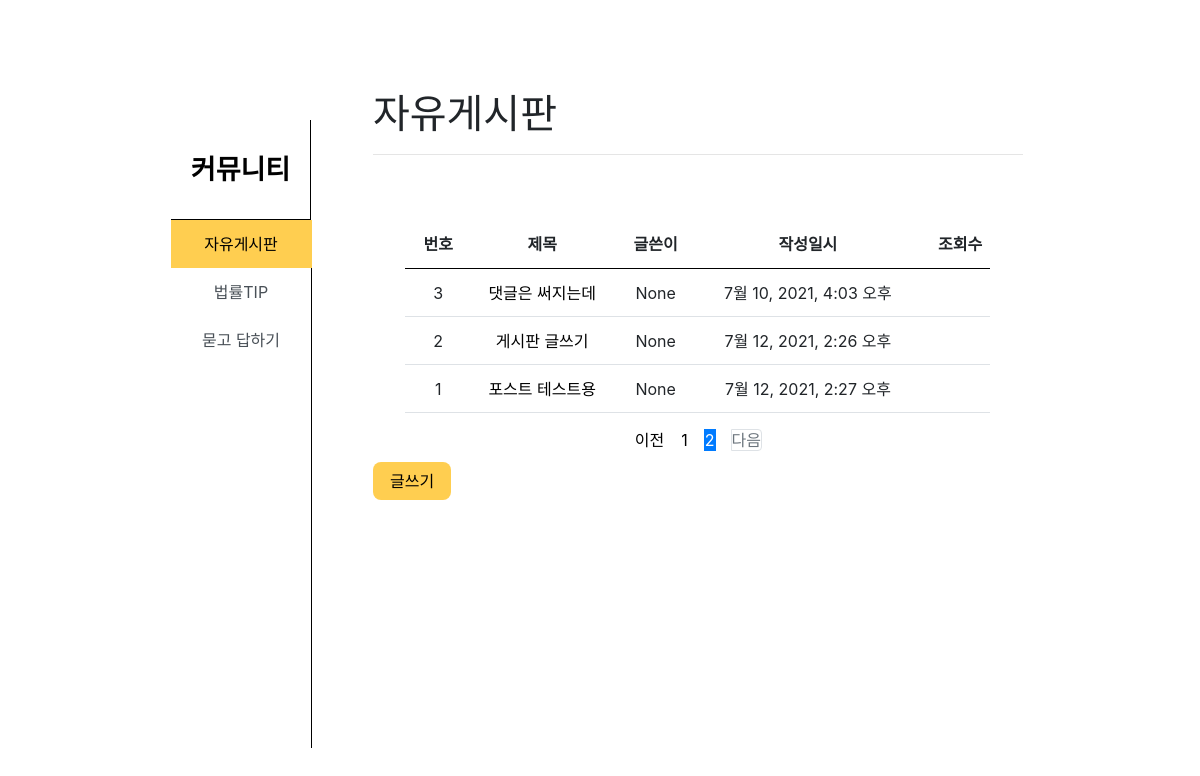
The app's page /free/?page=2, older data.
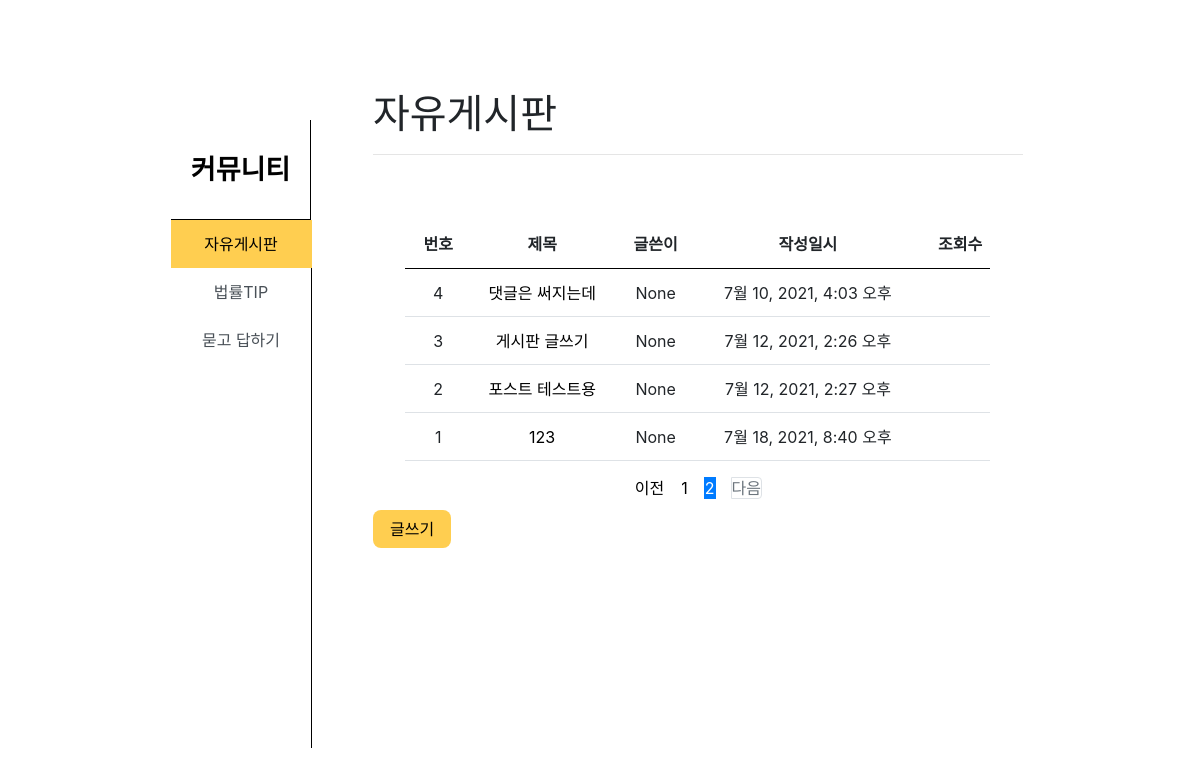
The same page, newer data.
### free/models.py (models this page shows, shortened)
class Free(models.Model):
    writer = models.ForeignKey(settings.AUTH_USER_MODEL, on_delete=models.CASCADE, verbose_name='작성자', null=True)
    title = models.CharField(max_length=128,verbose_name='제목')
    content = models.TextField(verbose_name='내용')
    create_date = models.DateTimeField(null=True, blank=True, verbose_name='등록시간')
    modify_date = models.DateTimeField(null=True, blank=True, verbose_name='글수정일시')
    hits = models.PositiveIntegerField(verbose_name='조회수', default=0)
    class Meta:
        db_table = '자유게시판'
        verbose_name = '자유게시판'
        verbose_name_plural = '자유게시판'

### free/views.py (the view)
# urls.py: path('', views.index, name='index'),
def index(request):
    free_list = Free.objects.all().order_by('create_date') # 최근생성시간 순으로
    page = request.GET.get('page', '1')  # 페이지
    paginator = Paginator(free_list, 10) # 페이지당 10개씩 보여주기
    page_obj = paginator.get_page(page)
    context = {'free_list': page_obj}
    return render(request, 'free/free_list.html', context)

### free/templatetags/free_filter.py (called while the page is built)
@register.filter
def sub(value, arg):
    return value - arg

### templates/free/free_list.html (shortened to what this page needs)
{% extends 'free/base.html' %}
{% load free_filter %}
{% block content %}
        <div class="tab-pane fade show active" id="list-home" role="tabpanel"
             aria-labelledby="list-home-list">
            <h1>자유게시판</h1>
            <hr>
            <table class="table3 table-hover text-center" style="margin-left: 5%; margin-top: 10%;">
                <thead>
                <tr>
                    <th>번호</th>
                    <th style="width=:30%">제목</th>
                    <th>글쓴이</th>
                    <th>작성일시</th>
                    <th>조회수</th>
                </tr>
                </thead>
                <tbody>
                {% if free_list %}
                {% for free in free_list %}
                <tr class="btn write1">
                    <td>
                        {{ free_list.paginator.count|sub:free_list.start_index|sub:forloop.counter0|add:1 }}
                    </td>
                    <td class="text=left">
                        <a href="{% url 'free:detail' free.id %}">{{ free.title }}</a>
                    </td>
                    <td>{{ free.writer }}</td>
                    <td>{{ free.create_date }}</td>
                </tr>
                {% endfor %}
                {% else %}
                <tr>
                    <td colspan="3">해당 게시글이 존재하지 않습니다.</td>
                </tr>
                {% endif %}
                </tbody>
            </table>
            <ul class="pagination justify-content-center">
                {% if free_list.has_previous %}
                <li class="page-item">
                    <a class="page-link" data-page="{{ free_list.previous_page_number }}" href="#">이전</a>
                </li>
                {% else %}
                <li class="page-item disabled">
                    <a class="page-link" tabindex="-1" aria-disabled="true" href="#">이전</a>
                </li>
                {% endif %}
                {% for page_number in free_list.paginator.page_range %}
                {% if page_number >= free_list.number|add:-5 and page_number <= free_list.number|add:5 %}
                {% if page_number == free_list.number %}
                <li class="page-item active" aria-current="page">
                    <a class="page-link"  href="?page = {{ page_number }}">{{ page_number }}</a>
                </li>
                {% else %}
                <li class="page-item">
                    <a class="page-link" href="?page={{ page_number }}">{{ page_number }}</a>
                </li>
                {% endif %}
                {% endif %}
                {% endfor %}
                {% if free_list.has_next %}
                <li class="page-item">
                    <a class="page-link" data-page="#" href="?page={{ free_list.next_page_number }}">다음</a>
                </li>
                {% else %}
                <li class="page-item disabled">
                    <a class="page-link" tabindex="-1" aria-disabled="true" href="#">다음</a>
                </li>
                {% endif %}
            </ul>
            <a href="{% url 'free:free_create' %}" class="btn btn-primary">글쓰기</a>
        </div>
{% endblock %}

### templates/free/base.html (shortened to what this page needs)
<!DOCTYPE html>
{% load static %}
<html lang="ko">
<head>
    <link rel="stylesheet" href="{% static 'css/free/Community.css' %}" type="text/css">
    <link rel="stylesheet" type="text/css"  href="https://st.kakaocdn.net/commerce_cs/css/20210422/h.css">
</head>
<body>
<div id="sub-wrap" class="sub">
    <div class="container" style="margin-left: 13%;">
        <div class="left col-md-2 " style="display: inline-block; height: 100px;">
            <div class="left-head">
                <h2>커뮤니티</h2>
            </div>
        </div>
        <div class="row">
            <div class="col-3">
                <div class="list-group text-center" id="list-tab" role="tablist">
                    <a class="list-group-item list-group-item-action active" id="list-home-list" data-toggle="list"
                       href="#list-home" role="tab" aria-controls="home">자유게시판</a>
                    <a class="list-group-item list-group-item-action" id="list-profile-list" data-toggle="list"
                       href="#list-profile" role="tab" aria-controls="profile">법률TIP</a>
                    <a class="list-group-item list-group-item-action" id="list-messages-list" data-toggle="list"
                       href="#list-messages" role="tab" aria-controls="messages">묻고 답하기</a>
                    <div class="list-group-item" style="height: 48vh; width:82%"></div>
                </div>
            </div>
            <div class="col-8">
                <div class="tab-content" id="nav-tabContent" style="margin-top: -20%;">
                    {% block content %}
                    {% endblock %}
                </div>
            </div>
        </div>
</body>
</html>

Row changes from the older to the newer data that the page shows:
computed for Free "댓글은 써지는데": paginator.count|sub "3" → "4"
computed for Free "게시판 글쓰기": paginator.count|sub "2" → "3"
computed for Free "포스트 테스트용": paginator.count|sub "1" → "2"
added Free: paginator.count|sub "1", title "123", writer "None", create_date "7월 18, 2021, 8:40 오후"
